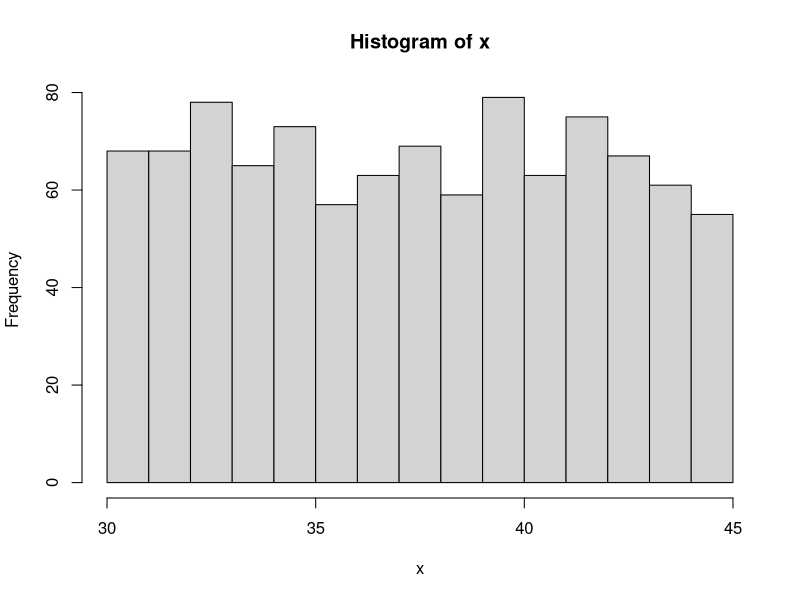

This figure's R source:
## ---- chunk 1
type = 1 # sample(1:5,1,prob=c(0.1,0.1,0.1,0.35,0.35)) #uniform, bell, bimodal, skewright, skewleft
n = 1000
beta1 = c(1,5,0.2,0.5,2)[type]
beta2 = c(1,5,0.2,2,0.5)[type]
bottom = sample(seq(20,70,5),1)
width = sample(seq(5,30,5),1)
i = 1:n
x = round(rbeta(n,beta1,beta2)*width+bottom,2)

if(type < 4){
  ans = "100"
  wrd = "symmetric"
  eq = "$\\text{mean} \\approx \\text{median}$"
} else if(type == 4) {
  ans = "010"
  wrd = "skew-right"
  eq = "$\\text{mean} > \\text{median}$"
} else {
  ans = "001"
  wrd = "skew-left"
  eq = "$\\text{mean} < \\text{median}$"
}

## ---- chunk 2
hist(x)
